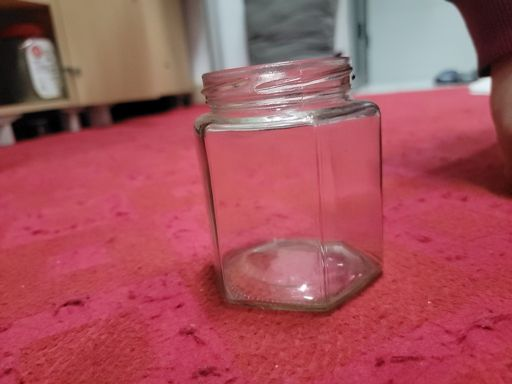
#> input picture ans082/app/examples/glass_002.jpg, 512 x 384 px, found by its file name
$ python run_test_cases.py --make-synthetic --sample F:/.../real_photos/glass/glass_002.jpg
#> lines starting #> are read from the running program, lines starting #| are printed output that depends on the picture
"""Run the app's prediction code on a folder of test photos and write a results table.

The folder has one sub-folder per kind of test, for example:
    app_tests/normal/            ordinary photos of one item
    app_tests/two_items/         photos with two different items
    app_tests/screenshot/        screenshots
    app_tests/synthetic/         blank, tiny, damaged and other files made by --make-synthetic
Every image is run through exactly the same code as the web app (src/predict.py).

Run from the ans082 folder, for example:
    python src/run_test_cases.py --make-synthetic --sample "F:/.../real_photos/glass/glass_002.jpg"
    python src/run_test_cases.py
Writes results/app_test_cases.csv and results/app_test_cases.md.
"""
import argparse
import time
from pathlib import Path

import numpy as np
import pandas as pd
from PIL import Image

IMAGE_EXTS = {".jpg", ".jpeg", ".png", ".webp", ".bmp"}


def make_synthetic(folder: Path, sample: Path = None) -> list:
    """Write edge-case files into folder/synthetic and return their names."""
    out = Path(folder) / "synthetic"
    out.mkdir(parents=True, exist_ok=True)
    rng = np.random.default_rng(0)
    Image.new("RGB", (500, 500), "white").save(out / "blank_white.jpg")
    Image.new("RGB", (500, 500), "black").save(out / "blank_black.png")
    Image.fromarray(rng.integers(0, 255, (30, 30, 3), dtype=np.uint8)).save(out / "tiny_30x30.png")
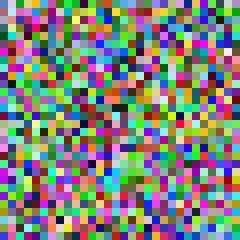
#> saved as tiny_30x30.png: PIL image 30x30 RGB (shown 8 times larger); mean R, G, B 126.5, 130.4, 122.5
    (out / "damaged_text_named_jpg.jpg").write_text("this is not a picture")
    (out / "empty_file.jpg").write_bytes(b"")
    rgba = rng.integers(0, 255, (300, 300, 4), dtype=np.uint8)
    rgba[..., 3] = 140
    Image.fromarray(rgba, "RGBA").save(out / "transparent_noise.png")
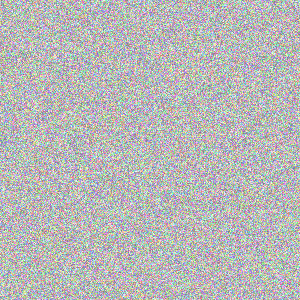
#> saved as transparent_noise.png: PIL image 300x300 RGBA; mean R, G, B, A 126.5, 127, 126.6, 140; transparent parts drawn white
    Image.fromarray(rng.integers(0, 255, (300, 300), dtype=np.uint8), "L").save(out / "grayscale_noise.png")
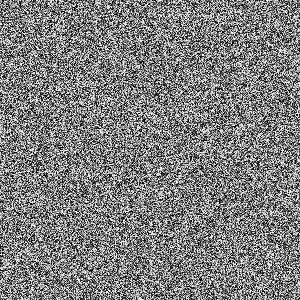
#> saved as grayscale_noise.png: PIL image 300x300 L; min 0, max 254, mean 126.8
    y, x = np.mgrid[0:4000, 0:5000]
    gradient = np.stack([x * 255 // 5000, y * 255 // 4000, (x + y) * 255 // 9000], axis=-1).astype(np.uint8)
    Image.fromarray(gradient).save(out / "huge_5000x4000.jpg", quality=70)
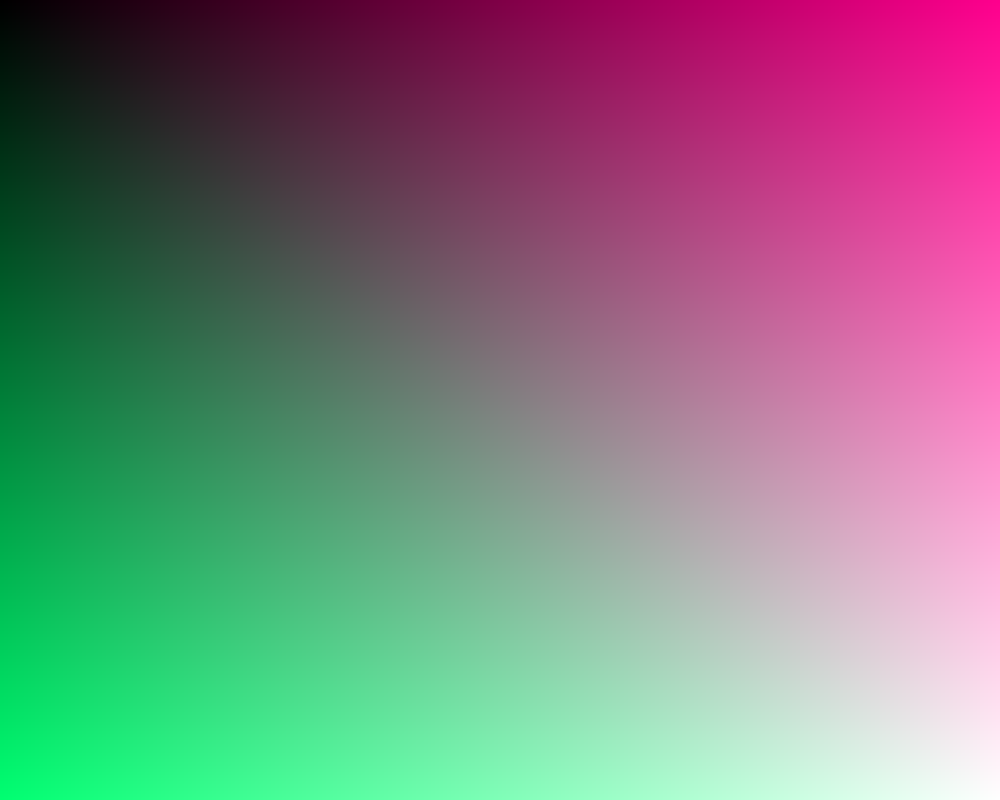
#> saved as huge_5000x4000.jpg: PIL image 5000x4000 RGB (shown at 1/5 size); mean R, G, B 127, 127, 127
    if sample is not None:
        with Image.open(sample) as photo:
#> photo is the input picture: PIL image 512x384 RGB; mean R, G, B 165, 83.3, 92
            upright = photo.convert("RGB")
        upright.save(out / "reference_upright.jpg")
        exif = Image.Exif()
        exif[274] = 6                                   # "rotate 90 degrees clockwise to show correctly"
        upright.rotate(90, expand=True).save(out / "sideways_exif.jpg", exif=exif)
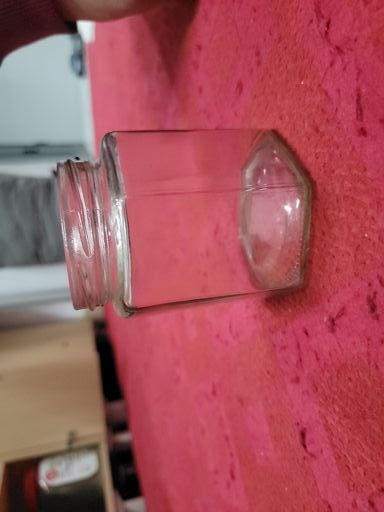
#> saved as sideways_exif.jpg: PIL image 384x512 RGB; mean R, G, B 165, 83.3, 92
#> (the run stopped early here; a loop or call above may not have finished)

$ run again, with ans082/app/examples/cardboard_001.jpg copied over ans082/app/examples/glass_002.jpg
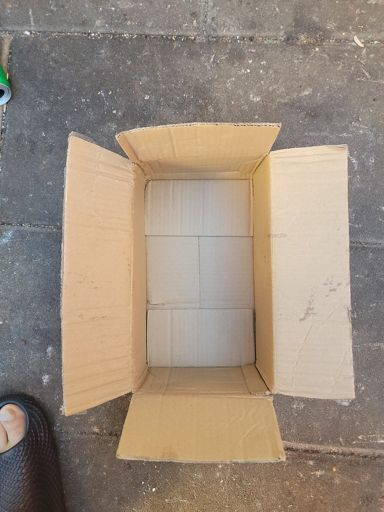
#> input picture ans082/app/examples/cardboard_001.jpg, 384 x 512 px, found by its file name
#> in make_synthetic, photo is the input picture: PIL image 384x512 RGB; mean R, G, B 154.9, 139.9, 124.8
#> in make_synthetic, `upright.rotate(90, expand=True).save(out / "sideways_exif.jpg", exif=e..`:
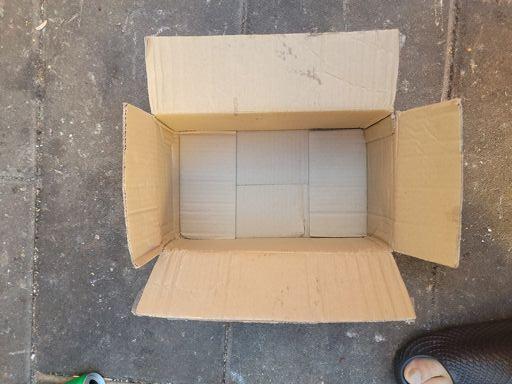
#> saved as sideways_exif.jpg: PIL image 512x384 RGB; mean R, G, B 154.9, 139.9, 124.8

$ run again, with ans082/app/examples/clothes_007.jpg copied over ans082/app/examples/glass_002.jpg
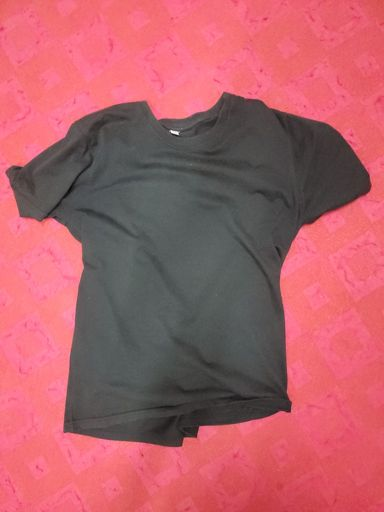
#> input picture ans082/app/examples/clothes_007.jpg, 384 x 512 px, found by its file name
#> in make_synthetic, photo is the input picture: PIL image 384x512 RGB; mean R, G, B 175.7, 95.8, 104.5
#> in make_synthetic, `upright.rotate(90, expand=True).save(out / "sideways_exif.jpg", exif=e..`:
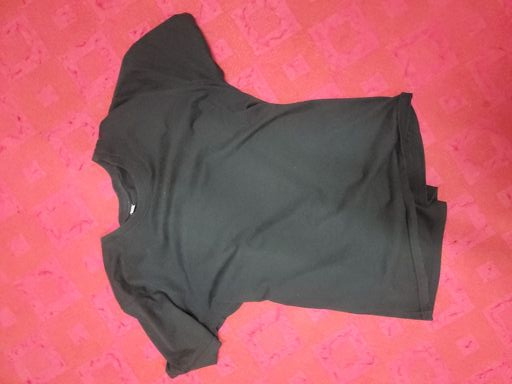
#> saved as sideways_exif.jpg: PIL image 512x384 RGB; mean R, G, B 175.7, 95.8, 104.5

$ run again, with ans082/app/examples/metal_004.jpg copied over ans082/app/examples/glass_002.jpg
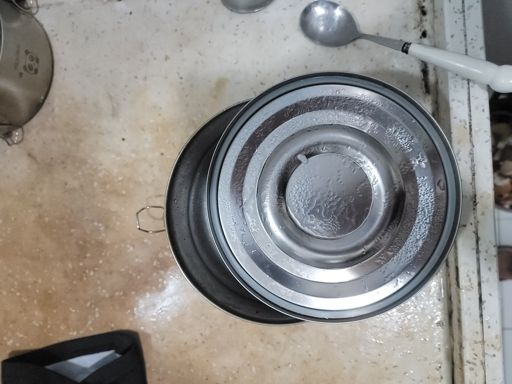
#> input picture ans082/app/examples/metal_004.jpg, 512 x 384 px, found by its file name
#> in make_synthetic, photo is the input picture: PIL image 512x384 RGB; mean R, G, B 142.2, 139.2, 135.5
#> in make_synthetic, `upright.rotate(90, expand=True).save(out / "sideways_exif.jpg", exif=e..`:
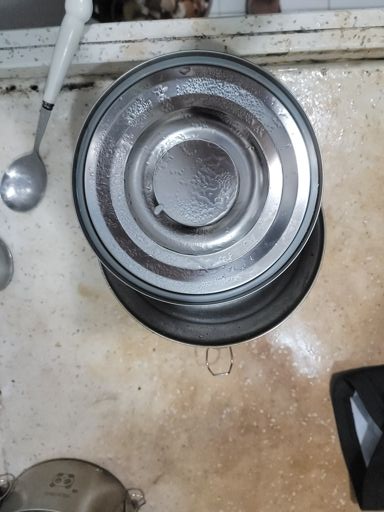
#> saved as sideways_exif.jpg: PIL image 384x512 RGB; mean R, G, B 142.2, 139.2, 135.5
